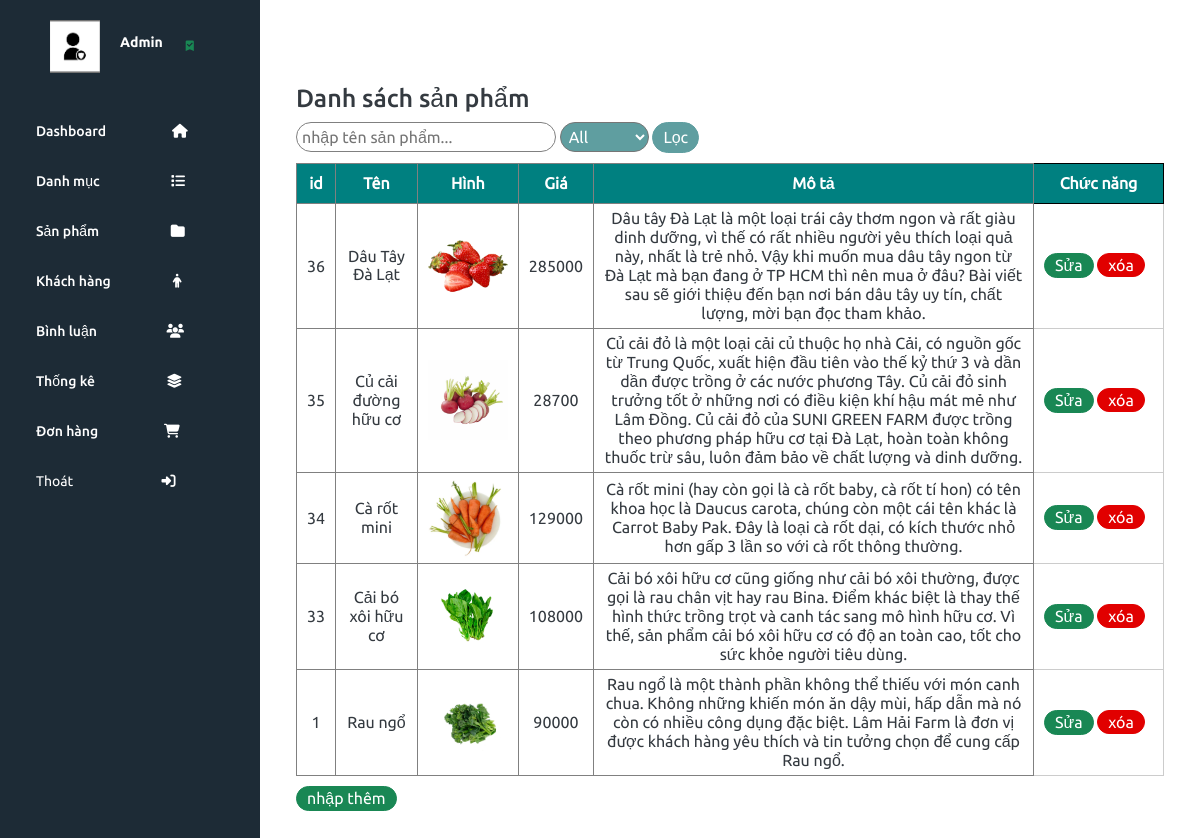
/admin/index.php?act=listsp, run on the app's committed database.
### tables this page shows
CREATE TABLE `sanpham` (
  `id` int(11) NOT NULL,
  `name` varchar(255) NOT NULL,
  `price` int(11) DEFAULT 0,
  `img` varchar(255) DEFAULT NULL,
  `mota` text DEFAULT NULL,
  `luotxem` int(11) DEFAULT 0,
  `iddm` int(11) NOT NULL
);

### model/pdo.php (called while the page is built, shortened)
<?php
function pdo_get_connection()
{
    $dburl = "mysql:host=localhost;dbname=da1-greenshop;charset=utf8";
    $username = 'root';
    $password = '';
    $conn = new PDO($dburl, $username, $password);
    $conn->setAttribute(PDO::ATTR_ERRMODE, PDO::ERRMODE_EXCEPTION);
    return $conn;
}
function pdo_query($sql)
{
    $sql_args = array_slice(func_get_args(), 1);
    try {
        $conn = pdo_get_connection();
        $stmt = $conn->prepare($sql);
        $stmt->execute($sql_args);
        $rows = $stmt->fetchAll();
        return $rows;
    } catch (PDOException $e) {
        throw $e;
    } finally {
        unset($conn);
    }
}

### model/sanpham.php (called while the page is built, shortened)
<?php
function loadall_sanpham($kyw = "", $iddm = 0, $giatien)
{
    $sql = "select * from sanpham where 1";
    $sql .= " order by id desc";
    $listsanpham = pdo_query($sql);
    return $listsanpham;
}

### admin/sanpham/list.php (the view, shortened to what this page needs)
<div class="row">
    <div class="row header  mb-10">
        <h3>Danh sách sản phẩm</h3>
    </div>
    <form action="index.php?act=listsp" method="post" class="m-10">
        <input placeholder="nhập tên sản phẩm..." style="border-radius: 50px;padding: 5px;border:1px solid gray;" type="text" name="kyw">
        <select style="padding:4px ;color:white;background-color: cadetblue;border-radius: 20px;" name="iddm">
            <option value="0" selected>All</option>
        </select>
        <input style="border-radius:50px;padding:5px 10px;background-color:cadetblue;border:1px solid cadetblue;color:white;" type="submit" name="listok" value="Lọc">
    </form>
    <div class="frmcontent">
        <div class=" m-10 ">
            <table class="formloai ">
                <tr style="background-color: teal;color:white;">
                    <th style="border: 1px solid gray;text-align:center ;">id </th>
                    <th style="border: 1px solid gray;text-align:center ;">Tên </th>
                    <th style="border: 1px solid gray;text-align:center ;">Hình</th>
                    <th style="border: 1px solid gray;text-align:center ;">Giá</th>
                    <th style="border: 1px solid gray;text-align:center ;">Mô tả</th>
                    <th style="width:130px;padding:10px;border: 1px solid black;text-align:center ;">Chức năng</th>
                </tr>
                <?php
                foreach ($listsanpham as $sanpham) {
                    extract($sanpham);
                    $suasp = "index.php?act=suasp&id=" . $id;
                    $xoasp = "index.php?act=xoasp&id=" . $id;
                    $hinhpath = "../upload/" . $img;
                    if (is_file($hinhpath)) {
                        $hinh = "<img src='" . $hinhpath . "' height='80'>";
                    } else {
                        $hinh = "no photo";
                    }
                    echo
                    '
                    <tr>
                    <td style="border: 1px solid gray;text-align:center ;">' . $id . '</td>
                    <td style="border: 1px solid gray;text-align:center ;">' . $name . '</td>
                    <td style="border: 1px solid gray;text-align:center ;">' . $hinh . '</td>
                    <td style="border: 1px solid gray;text-align:center ;">' . $price . '</td>
                    <td style="border: 1px solid gray;text-align:center ;">' . $mota . '</td>
                    <td style="style="border-radius:50px;padding:2px 10px;background-color:#198754;border:1px solid #198754;color:white;"border: 1px solid black;text-align:center ;"><a href="' . $suasp . '"><input style="border-radius:50px;padding:2px 10px;background-color:#198754;border:1px solid #198754;color:white;"type="button" value="Sửa"></a> <a  href="' . $xoasp . '"> <input style="border-radius:50px;padding:2px 10px;background-color:#E10000;border:1px solid #E10000;color:white;" type="button"  onclick="return abc()" value="xóa"></a></td>
                    </tr>
                    ';
                }
                ?>
            </table>
        </div>
        <div class="">
            <a href="http://localhost/PHP1/ky4/greenshop/admin/index.php?act=addsp"><input style="border-radius:50px;padding:2px 10px;background-color:#198754;border:1px solid #198754;color:white;" type="button" value="nhập thêm"></a>
        </div>
    </div>
</div>

### admin/header.php (shortened to what this page needs)
<!DOCTYPE html>
<html lang="en">
<head>
  <link rel="stylesheet" href="assets/vendors/mdi/css/materialdesignicons.min.css">
  <link rel="stylesheet" href="assets/vendors/css/vendor.bundle.base.css">
  <link rel="stylesheet" href="assets/css/style.css">
  <link rel="stylesheet" href="assets/css/admin.css">
</head>
<body>
  <div class="container-scroller">
    <div class="container-fluid page-body-wrapper">
      <nav style="background-color: #1D2B36;padding-bottom: 400px;" class="sidebar" id="sidebar">
        <ul  class="nav">
          <li style="display: flex;gap: 20px;padding: 20px 50px;align-items: center;" class=" nav-profile">
              <div class="nav-profile-image">
                <img width="50px"  src="../view/images/adminlogo.png" alt="profile">
              </div>
              <div class="nav-profile-text d-flex flex-column">
                <span class="text-white font-weight-bold mb-2">Admin</span>
              </div>
              <i class="mdi mdi-bookmark-check text-success nav-profile-badge"></i>
          </li>
          <li style="background-color: #1D2B36;margin-top: 5%;" class="nav-item">
            <a class="nav-link" href="index.php?act=home">
              <span class="menu-title text-white">Dashboard</span>
              <i style="color:white;margin-left: 35%;" class="fa-solid fa-house"></i>
            </a>
          </li>
          <li style="background-color: #1D2B36;" class="nav-item">
            <a class="nav-link" href="index.php?act=listdm">
              <span class="menu-title text-white">Danh mục</span>
              <i style="color:white;margin-left: 38%;" class="fa-solid fa-list"></i>
            </a>
          </li>
          <li style="background-color: #1D2B36;" class="nav-item">
            <a class="nav-link" href="index.php?act=listsp">
              <span class="menu-title text-white">Sản phẩm</span>
              <i style="color:white;margin-left: 38%;" class="fa-solid fa-folder"></i>
            </a>
          </li>
          <li style="background-color: #1D2B36;" class="nav-item">
            <a class="nav-link" href="index.php?act=dskh">
              <span class="menu-title text-white">Khách hàng</span>
              <i style="color:white;margin-left: 33%;" class="fa-solid fa-person"></i>
            </a>
          </li>
          <li style="background-color: #1D2B36;" class="nav-item">
            <a class="nav-link" href="index.php?act=dsbl">
              <span class="menu-title text-white">Bình luận</span>
              <i style="color:white;margin-left: 37%;" class="fa-solid fa-users"></i>
            </a>
          </li>
          <li style="background-color: #1D2B36;" class="nav-item">
            <a class="nav-link" href="index.php?act=thongke">
              <span class="menu-title text-white">Thống kê</span>
              <i style="color:white;margin-left: 38%;" class="fa-solid fa-layer-group"></i>
            </a>
          </li>
          <li style="background-color: #1D2B36;" class="nav-item">
            <a class="nav-link" href=" index.php?act=listbill">
              <span class="menu-title text-white">Đơn hàng</span>
              <i style="color:white;margin-left: 35%;" class="fa-solid fa-cart-shopping"></i>
            </a>
          </li>
          <li style="background-color: #1D2B36;" class="nav-item">
            <a class="nav-link" href="http://localhost/PHP1/ky4/greenshop/">
              <span class="menu-title text-white">Thoát</span>
              <i style="color:white;margin-left: 47%;" class="fa-solid fa-right-to-bracket"></i>
            </a>
          </li>
      </nav>
      <div class="main-panel">
        <div style="background-color: white;" class="content-wrapper">
          <div class="row">
          </div>

### admin/index.php (shortened to what this page needs)
<?php
include "../model/pdo.php";
include "../model/sanpham.php";
include "../model/binhluan.php";
include "../model/cart.php";
include "header.php";
if (isset($_GET['act'])) {
    $act = $_GET['act'];
    switch ($act) {
        case 'listsp':
            if (isset($_POST['listok']) && ($_POST['listok'])) {
                $kyw = $_POST['kyw'];
                $iddm = $_POST['iddm'];
            } else {
                $kyw = '';
                $iddm = 0;
            }
            $giatien = 0;
            $listsanpham = loadall_sanpham($kyw, $iddm, $giatien);
            include "sanpham/list.php";
            break;
    }
}
include "footer.php";

### admin/footer.php (shortened to what this page needs)
        </div>
      </div>
    </div>
  </body>
</html>

### admin/assets/css/admin.css (style rules this page uses)
.formloai { width: 100%; border-collapse: collapse; }
.formloai td { padding: 5px 10px; border: 1px #ccc solid; }
.m-10 { margin-bottom: 10px; }

### data on the page
sanpham: id "36", name "Dâu Tây Đà Lạt", img (picture), price "285000", mota "Dâu tây Đà Lạt là một loại trái cây thơm ngon và rất giàu dinh dưỡng, vì thế có rất nhiều người yêu thích loại quả này, nhất là trẻ nhỏ. Vậy khi muốn mua dâu tây ngon từ Đà Lạt mà bạn đang ở TP HCM thì nên mua ở đâu? Bài viết sau sẽ giới thiệu đến bạn nơi bán dâu tây uy tín, chất lượng, mời bạn đọc tham khảo."
sanpham: id "35", name "Củ cải đường hữu cơ", img (picture), price "28700", mota "Củ cải đỏ là một loại cải củ thuộc họ nhà Cải, có nguồn gốc từ Trung Quốc, xuất hiện đầu tiên vào thế kỷ thứ 3 và dần dần được trồng ở các nước phương Tây. Củ cải đỏ sinh trưởng tốt ở những nơi có điều kiện khí hậu mát mẻ như Lâm Đồng. Củ cải đỏ của SUNI GREEN FARM được trồng theo phương pháp hữu cơ tại Đà Lạt, hoàn toàn không thuốc trừ sâu, luôn đảm bảo về chất lượng và dinh dưỡng."
sanpham: id "34", name "Cà rốt mini", img (picture), price "129000", mota "Cà rốt mini (hay còn gọi là cà rốt baby, cà rốt tí hon) có tên khoa học là Daucus carota, chúng còn một cái tên khác là Carrot Baby Pak. Đây là loại cà rốt dại, có kích thước nhỏ hơn gấp 3 lần so với cà rốt thông thường."
sanpham: id "33", name "Cải bó xôi hữu cơ", img (picture), price "108000", mota "Cải bó xôi hữu cơ cũng giống như cải bó xôi thường, được gọi là rau chân vịt hay rau Bina. Điểm khác biệt là thay thế hình thức trồng trọt và canh tác sang mô hình hữu cơ. Vì thế, sản phẩm cải bó xôi hữu cơ có độ an toàn cao, tốt cho sức khỏe người tiêu dùng."
sanpham: id "1", name "Rau ngổ", img (picture), price "90000", mota "Rau ngổ là một thành phần không thể thiếu với món canh chua. Không những khiến món ăn dậy mùi, hấp dẫn mà nó còn có nhiều công dụng đặc biệt. Lâm Hải Farm là đơn vị được khách hàng yêu thích và tin tưởng chọn để cung cấp Rau ngổ."
